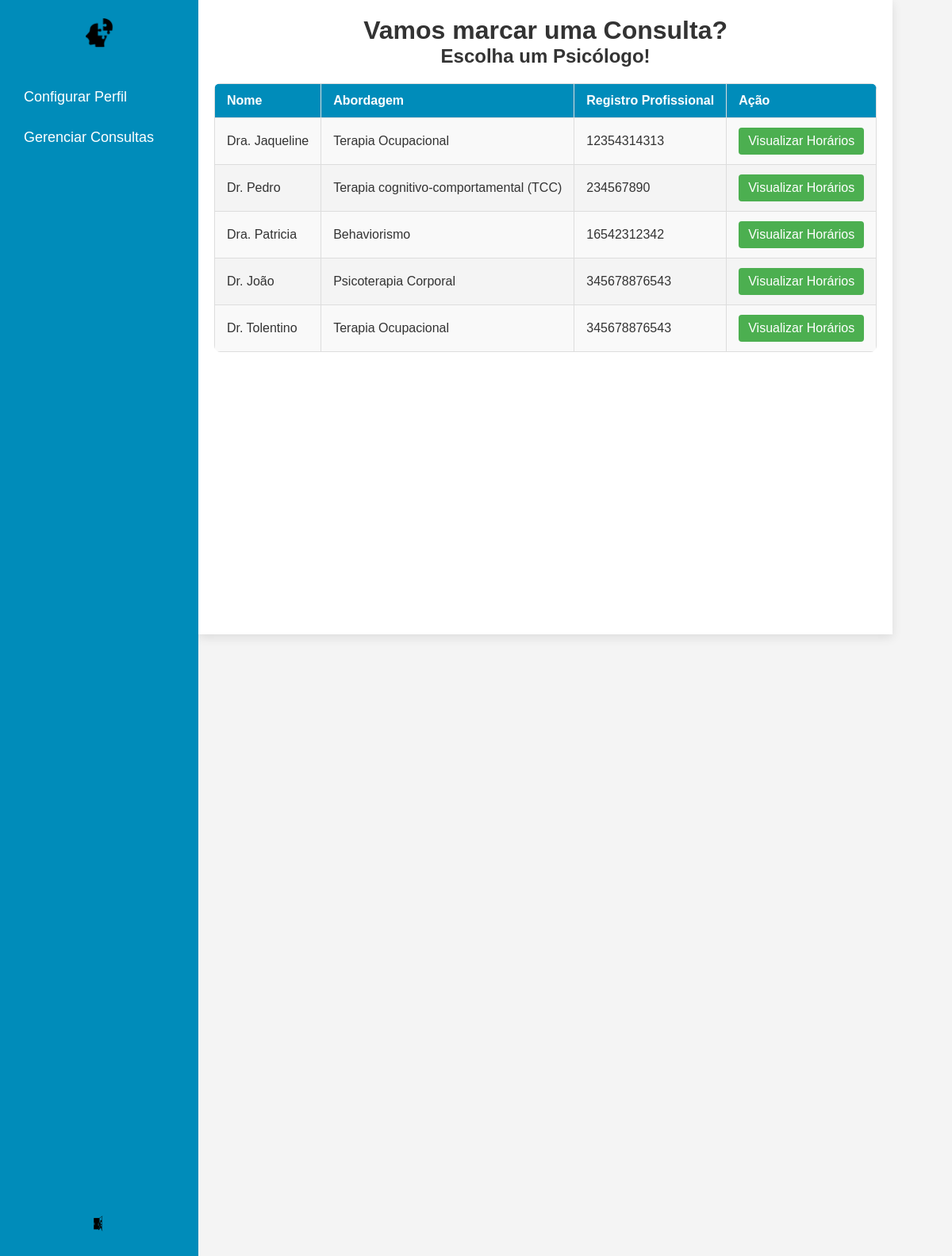
Page /marcar_consulta/ (signed in) on the committed database.
### usuarios/models.py (models this page shows, shortened)
class Usuario(models.Model):
    nome = models.CharField(max_length=100)
    email = models.EmailField(max_length=254)
    telefone = models.CharField(max_length=15)
    senha = models.CharField(max_length=128)  # Alterado para suportar senhas hasheadas
    cpf = models.CharField(max_length=15)

class Psicologo(Usuario):
    registro_profissional = models.CharField(max_length=100)
    abordagem = models.CharField(max_length=100)

class Usuario(models.Model):
    nome = models.CharField(max_length=100)
    email = models.EmailField(max_length=254)
    telefone = models.CharField(max_length=15)
    senha = models.CharField(max_length=128)  # Alterado para suportar senhas hasheadas
    cpf = models.CharField(max_length=15)

### usuarios/views.py (the view)
# urls.py: path('marcar_consulta/', views.marcar_consulta, name='marcar_consulta'),  # URL para gerenciar consultas
def marcar_consulta(request):
    user_id = request.session['usuario_id']
    try:
        usuario = Usuario.objects.get(id=user_id)
    except Usuario.DoesNotExist:
        return redirect('login')
    if request.method == 'POST':
        return redirect('marcar_consulta')
    psicologos = Psicologo.objects.all()
    return render(request, 'usuarios/marcar_consulta.html', {'psicologos': psicologos})

### usuarios/templates/usuarios/marcar_consulta.html (shortened to what this page needs)
<!DOCTYPE html>
<html lang="pt-br">
<head>
    {% load static %}
    <link rel="stylesheet" href="{% static 'css/marcar_consulta.css' %}">
</head>
<body>
    <div class="sidebar" id="sidebar">
        <div class="logo">
            <a href="{% url 'dashboard' %}">
                <img src="{% static 'images/logo.png' %}" alt="Logo">
            </a>
        </div>
        <div class="sidebar-links">
            <a href="{% url 'configurar_perfil' %}">Configurar Perfil</a>
            <a href="{% url 'gerenciar_consultas' %}">Gerenciar Consultas</a>
        </div>
        <div class="logout-container">
            <a href="{% url 'logout' %}" class="logout">
                <img src="{% static 'images/sair.png' %}" alt="Sair">
            </a>
        </div>
    </div>
    <div class="main-container">
        <div class="main-content">
            <h1>Vamos marcar uma Consulta?</h1>
            <h2>Escolha um Psicólogo!</h2>
            <table class="psychologists-table">
                <thead>
                    <tr>
                        <th>Nome</th>
                        <th>Abordagem</th>
                        <th>Registro Profissional</th>
                        <th>Ação</th>
                    </tr>
                </thead>
                <tbody>
                    {% if psicologos %}
                        {% for psicologo in psicologos %}
                        <tr>
                            <td>{{ psicologo.nome }}</td>
                            <td>{{ psicologo.abordagem }}</td>
                            <td>{{ psicologo.registro_profissional }}</td>
                            <td><a href="{% url 'calendario_psicologo' psicologo.id %}" class="btn">Visualizar Horários</a></td>
                        </tr>
                        {% endfor %}
                    {% else %}
                        <p>Nenhum psicólogo disponível no momento.</p>
                    {% endif %}
                </tbody>
            </table>
        </div>
    </div>
</body>
</html>

### usuarios/static/css/marcar_consulta.css (style rules this page uses)
* { margin: 0; padding: 0; box-sizing: border-box; }
body { font-family: Arial, sans-serif; background-color: #f4f4f4; color: #333; display: flex; height: 200vh; margin: 0; }
.sidebar { width: 250px; background-color: #008CBA; color: white; position: fixed; top: 0; left: 0; bottom: 0; padding: 20px 10px; display: flex; flex-direction: column; justify-content: space-between; }
.logo a { display: block; text-align: center; margin-bottom: 30px; }
.logo img { width: 40px; height: auto; display: block; margin: 0 auto; }
.sidebar-links a { display: block; color: white; text-decoration: none; font-size: 18px; padding: 10px 20px; margin: 10px 0; transition: background-color 0.3s ease; }
.logout-container { display: flex; justify-content: center; margin-top: auto; padding-bottom: 20px; }
.logout img { width: 30px; height: auto; transition: transform 0.3s ease; }
.main-content { margin-left: 250px; padding: 20px; width: calc(100% - 250px); height: 100vh; background-color: #ffffff; overflow-y: auto; box-shadow: 0 4px 12px rgba(0, 0, 0, 0.1); display: flex; flex-direction: column; justify-content: flex-start; align-items: center; }
.psychologists-table { width: 100%; border-collapse: collapse; margin-top: 20px; background-color: #f9f9f9; border-radius: 8px; overflow: hidden; }
.psychologists-table th, .psychologists-table td { border: 1px solid #ddd; text-align: left; padding: 12px 15px; }
.psychologists-table th { background-color: #008CBA; color: white; font-weight: bold; }
.psychologists-table tr:nth-child(even) { background-color: #f4f4f4; }
.psychologists-table .btn { display: inline-block; padding: 8px 12px; background-color: #4CAF50; color: white; text-decoration: none; border-radius: 4px; transition: background-color 0.3s ease; }

### rows in the picture
Psicologo: nome "Dra. Jaqueline", abordagem "Terapia Ocupacional", registro_profissional "12354314313"
Psicologo: nome "Dr. Pedro", abordagem "Terapia cognitivo-comportamental (TCC)", registro_profissional "234567890"
Psicologo: nome "Dra. Patricia", abordagem "Behaviorismo", registro_profissional "16542312342"
Psicologo: nome "Dr. João", abordagem "Psicoterapia Corporal", registro_profissional "345678876543"
Psicologo: nome "Dr. Tolentino", abordagem "Terapia Ocupacional", registro_profissional "345678876543"
